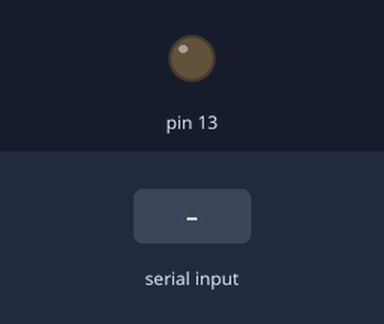
This sketch was run on a simulated Arduino Uno, built with avr-gcc and run on an emulated ATmega328P. Shown: output pins drawn as LEDs (lit = HIGH). The test bench sets the inputs (shaded band).

Above: at 1.2 s.
1.3 s: "1" received over Serial
At 2.9 s:
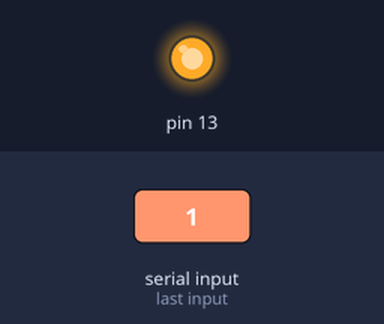
3.5 s: "0" received over Serial
At 4.5 s:
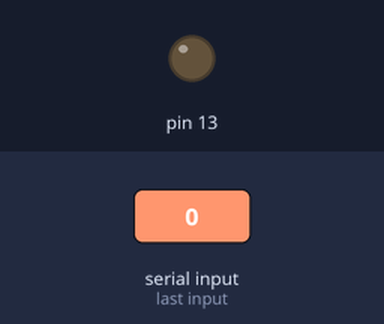
5.5 s: "2" received over Serial
At 7.3 s:
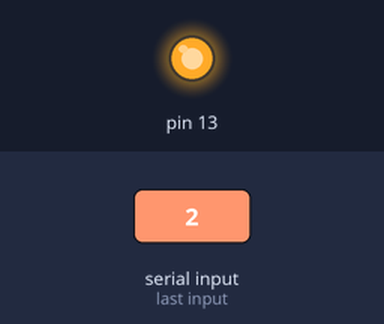
Timing chart, 0 to 8.8 s (numbered marks = the images above; inputs shaded):
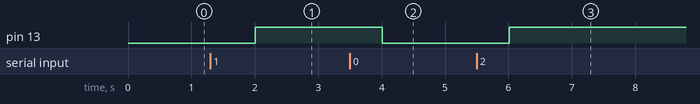

The sketch:

scriptReadWrite.ino
```cpp
#include <Wire.h>

////////////////////////////////////////////////
//                Declarations                //
////////////////////////////////////////////////
String readString;
boolean isOn = false;
int nb = 0;

////////////////////////////////////////////////
//                 Base Code                  //
////////////////////////////////////////////////
void setup(){
	Serial.begin(9600);
	pinMode(13, OUTPUT);
}

void loop(){
	nb++;
	if(nb % 25 == 0){
		Serial.print("Coucou + ");
		Serial.println(nb);
		delay(5000);
	}
	else{
		while (Serial.available()) {
			delay(3);
			if (Serial.available() > 0) {
				char c = Serial.read();
				readString += c;
			}
		}

		if (readString.length() >0) {
			if(isOn){
				digitalWrite(13, LOW);
				isOn = false;
			}else{
				digitalWrite(13, HIGH);
				isOn = true;
			}
			readString = "";
		}
		delay(1000);
	}
}
```

Measured:
- after the input at 1.3 s, pin 13: LOW → HIGH after 0.70 s
- after the input at 3.5 s, pin 13: HIGH → LOW after 0.51 s
- after the input at 5.5 s, pin 13: LOW → HIGH after 0.51 s
